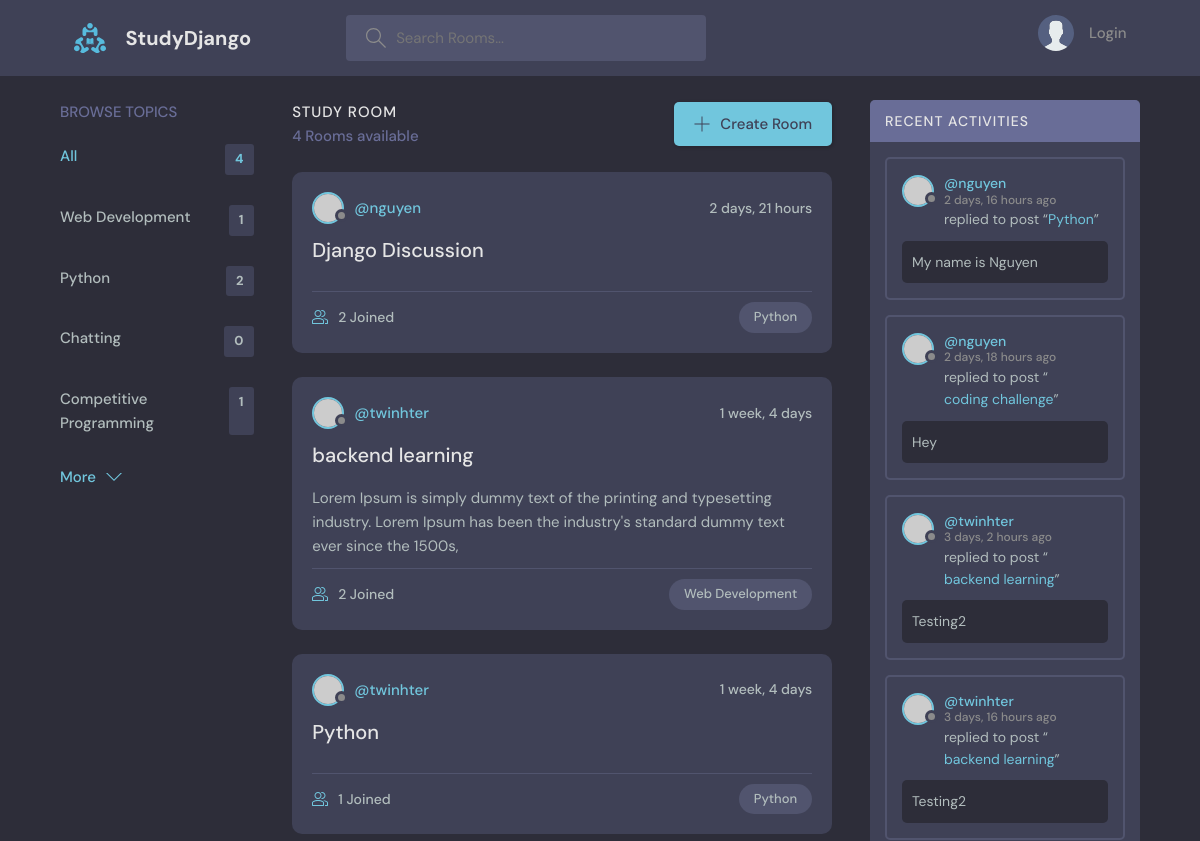
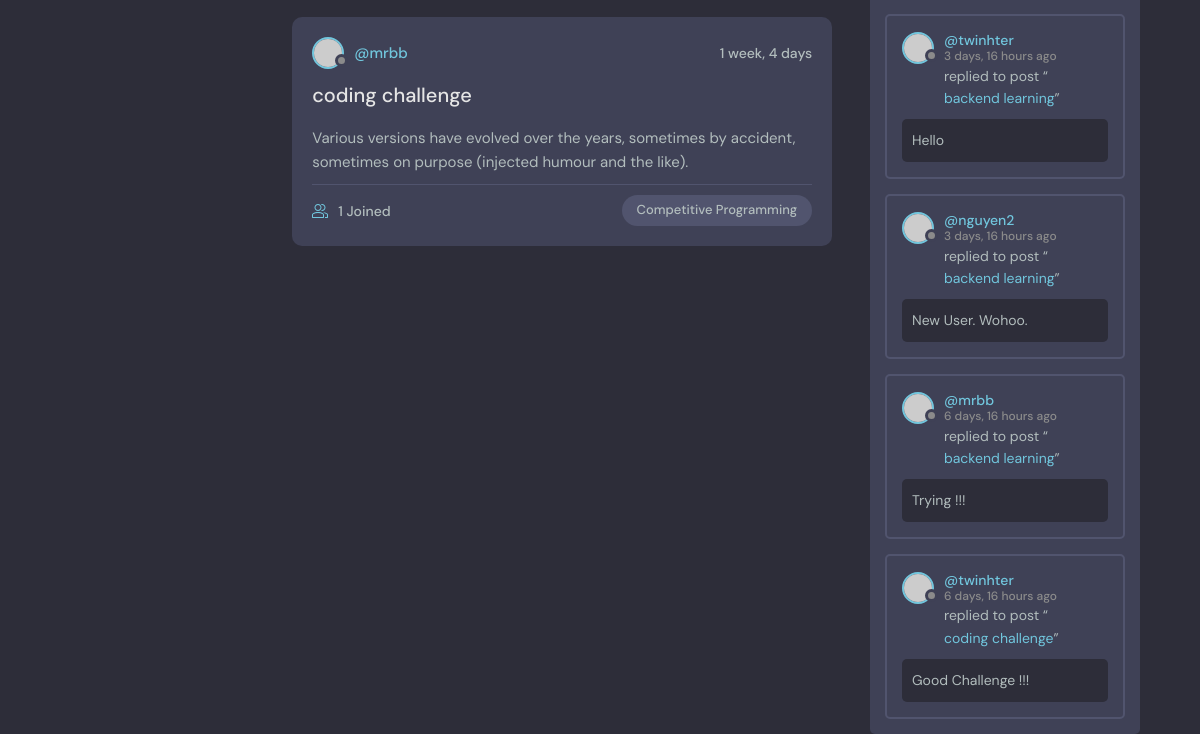
Before: / with the older database file (2 pictures, top to bottom).
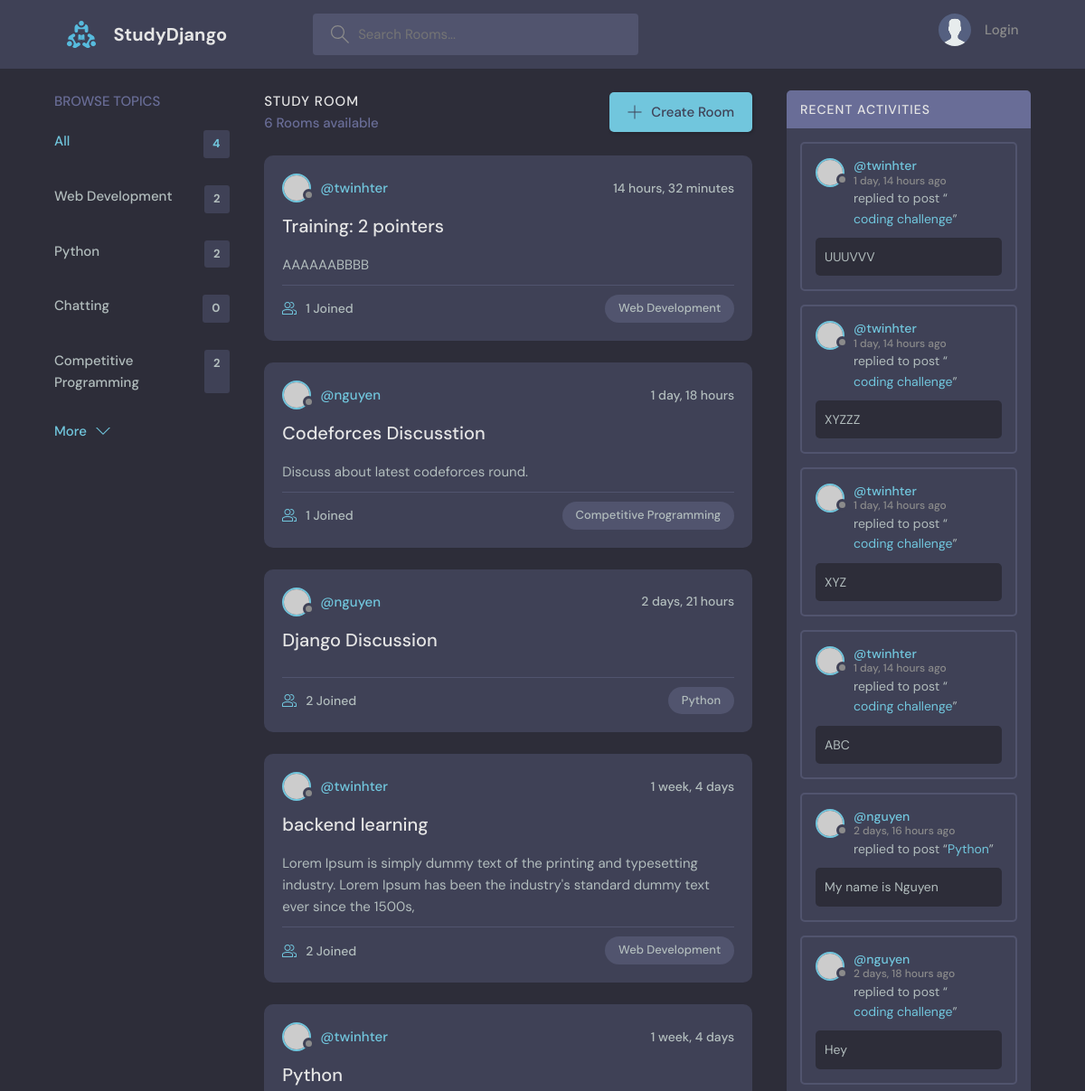
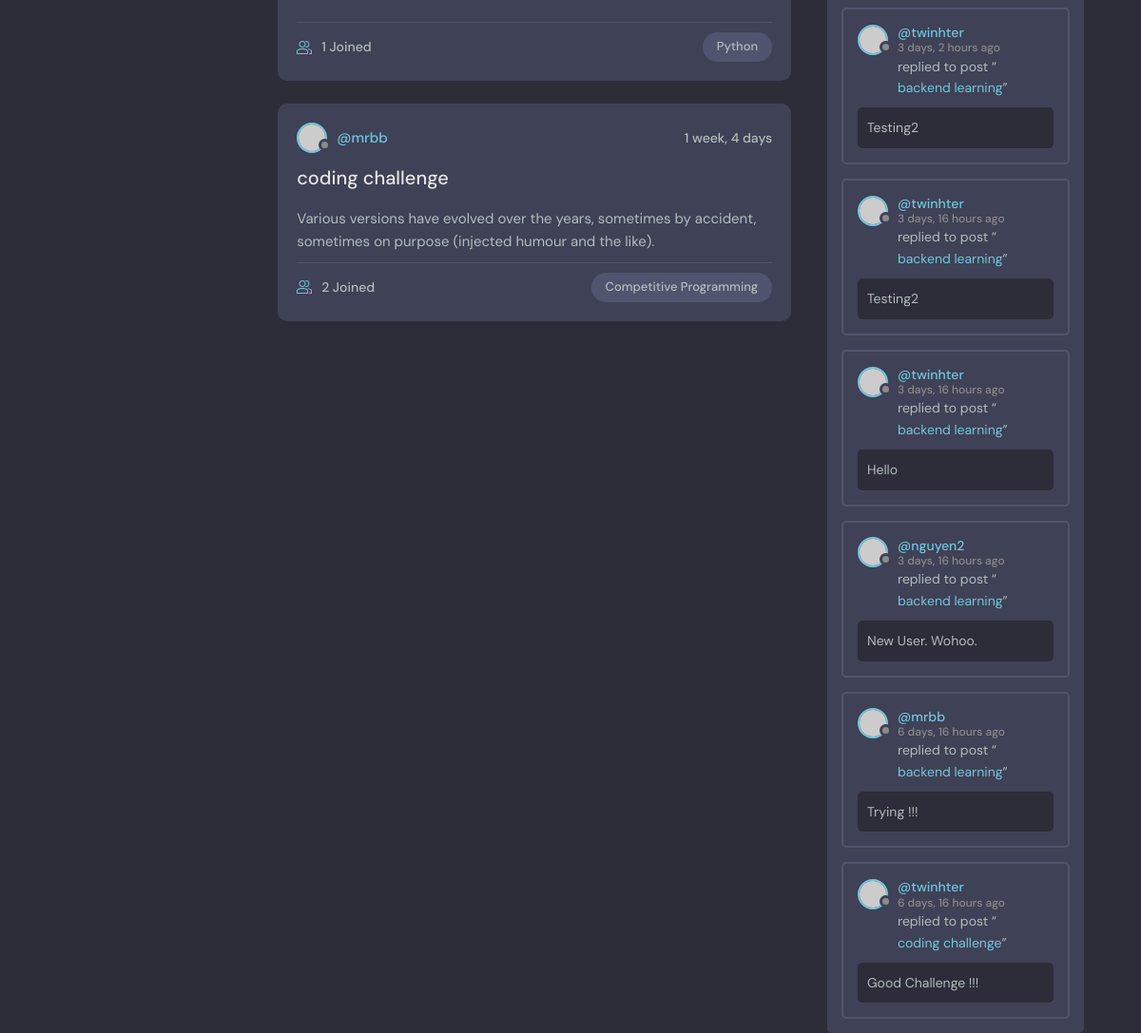
After: the same page with the newer database file (2 pictures, top to bottom).
### base/models.py (models this page shows, shortened)
class Topic(models.Model):
    name = models.CharField(max_length = 200)
    def __str__(self) -> str:
        return self.name

class Room(models.Model):
    host = models.ForeignKey(User, on_delete=models.SET_NULL, null=True)
    topic = models.ForeignKey(Topic, on_delete=models.SET_NULL, null=True) # add one (topic) to many (Room) relationship
    name = models.CharField(max_length = 200)
    description = models.TextField(null = True, blank=True)
    participants = models.ManyToManyField(User, related_name='participants', blank=True) # Many to many relationship
    update = models.DateTimeField(auto_now = True)
    created = models.DateTimeField(auto_now_add = True)
    class Meta:
        ordering = ['-update', '-created']

class Message(models.Model):
    user = models.ForeignKey(User, on_delete=models.CASCADE) # Set one (user) to many (message) relationship
    room = models.ForeignKey(Room, on_delete=models.CASCADE) # Set one (room) to many (message) relationship
    body = models.TextField()
    update = models.DateTimeField(auto_now = True)
    created = models.DateTimeField(auto_now_add = True)
    class Meta:
        ordering = ['-update', '-created']
    def __str__(self) -> str:
        return self.body[0:20]

### base/views.py (the view)
# urls.py: path('', views.home, name = 'home'),
def home(request):
    q = request.GET.get('q') if request.GET.get('q') != None else ''
    rooms = Room.objects.filter(
        Q(topic__name__istartswith = q) |
        Q(name__contains = q) |
        Q(host__username__istartswith = q)
    ) # For search
    room_count = rooms.count()
    topics = Topic.objects.all()
    room_messages = Message.objects.filter(
        Q(room__topic__name__icontains = q)
    )
    context = {'rooms':rooms, 'topics': topics, 'room_count': room_count, 'room_messages': room_messages}
    return render(request, 'base/home.html', context)

### base/templates/base/home.html (shortened to what this page needs)
{% extends 'main.html' %}
{% block content %}
<main class="layout layout--3">
    <div class="container">
    {% include 'base/topic_component.html' %}
    <div class="roomList">
        <div class="roomList__header">
        <div>
            <h2>Study Room</h2>
            <p>{{room_count}} Rooms available</p>
        </div>
        <a class="btn btn--main" href="{% url 'createRoom' %}">
            <svg version="1.1" xmlns="http://www.w3.org/2000/svg" width="32" height="32" viewBox="0 0 32 32">
            <title>add</title>
            <path
                d="M16.943 0.943h-1.885v14.115h-14.115v1.885h14.115v14.115h1.885v-14.115h14.115v-1.885h-14.115v-14.115z"
            ></path>
            </svg>
            Create Room
        </a>
        </div>
        {% include 'base/feed_component.html' %}
    </div>
    {% include 'base/activity_component.html' %}
    </div>
</main>
{% endblock %}

### base/templates/base/topic_component.html
<div class="topics">
    <div class="topics__header">
    <h2>Browse Topics</h2>
    </div>
    <ul class="topics__list">
    <li>
        <a href="{% url 'home' %}" class="active">All <span>{{topics.count}}</span></a>
    </li>
    {% for topic in topics %}
    <li>
        <a href="{% url 'home' %}?q={{topic.name}}">{{topic.name}} <span>{{topic.room_set.all.count}}</span></a>
    </li>
    {% endfor %}
    </ul>
    <a class="btn btn--link" href="topics.html">
    More
    <svg version="1.1" xmlns="http://www.w3.org/2000/svg" width="32" height="32" viewBox="0 0 32 32">
        <title>chevron-down</title>
        <path d="M16 21l-13-13h-3l16 16 16-16h-3l-13 13z"></path>
    </svg>
    </a>
</div>

### base/templates/base/feed_component.html (shortened to what this page needs)
{% for room in rooms %}
<div class="roomListRoom">
    <div class="roomListRoom__header">
        <a href="{% url 'profile' room.host.id %}" class="roomListRoom__author">
        <div class="avatar avatar--small">
            <img src="https://randomuser.me/api/portraits/women/11.jpg" />
        </div>
        <span>@{{room.host.username}}</span>
        </a>
        <div class="roomListRoom__actions">
        <span>{{room.created|timesince}}</span>
        </div>
    </div>
    <div class="roomListRoom__content">
        <a href="{% url 'room' room.id %}">{{room.name}}</a>
        <p>
        {{room.description}}
        </p>
    </div>
    <div class="roomListRoom__meta">
        <a href="{% url 'room' room.id %}" class="roomListRoom__joined">
        {{room.participants.all.count}} Joined
        </a>
        <p class="roomListRoom__topic">{{room.topic}}</p>
    </div>
</div>
{% endfor %}

### base/templates/base/activity_component.html (shortened to what this page needs)
<div class="activities">
    <div class="activities__header">
    <h2>Recent Activities</h2>
    </div>
    {% for message in room_messages %}
    <div class="activities__box">
    <div class="activities__boxHeader roomListRoom__header">
        <a href="{% url 'profile' message.user.id %}" class="roomListRoom__author">
        <div class="avatar avatar--small">
            <img src="https://randomuser.me/api/portraits/women/11.jpg" />
        </div>
        <p>
            @{{message.user}}
            <span>{{message.created|timesince}} ago</span>
        </p>
        </a>
    </div>
    <div class="activities__boxContent">
        <p>replied to post “<a href="{% url 'room' message.room.id %}">{{message.room.name}}</a>”</p>
        <div class="activities__boxRoomContent">
        {{message}}
        </div>
    </div>
    </div>
    {% endfor %}
</div>

Changed rows visible on the page:
computed for Topic "Web Development": room_set.all.count "1" → "2"
computed for Topic "Competitive Programming": room_set.all.count "1" → "2"
added Room: host.username "twinhter", created "14 hours, 32 minutes", name "Training: 2 pointers", description "AAAAAABBBB", participants.all.count "1", topic "Web Development"
added Room: host.username "nguyen", created "1 day, 18 hours", name "Codeforces Discusstion", description "Discuss about latest codeforces round.", participants.all.count "1", topic "Competitive Programming"
computed for Room "coding challenge": participants.all.count "1" → "2"
added Message: user "twinhter", created "1 day, 14 hours", room.name "coding challenge", body "UUUVVV"
added Message: user "twinhter", created "1 day, 14 hours", room.name "coding challenge", body "XYZZZ"
added Message: user "twinhter", created "1 day, 14 hours", room.name "coding challenge", body "XYZ"
added Message: user "twinhter", created "1 day, 14 hours", room.name "coding challenge", body "ABC"
Other visible differences:
{{ room_count }}: "4" → "6"
